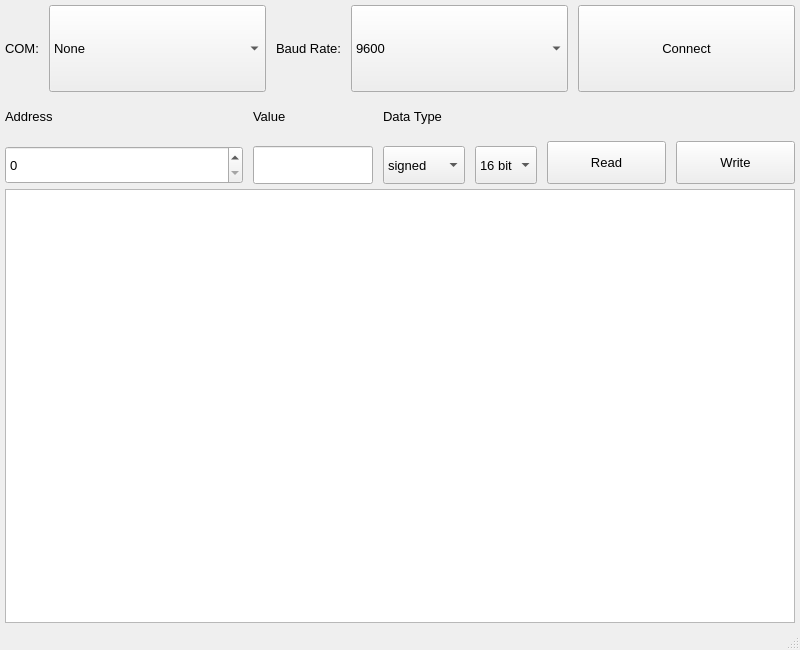
<?xml version="1.0" encoding="UTF-8"?>
<ui version="4.0">
 <class>MainWindow</class>
 <widget class="QMainWindow" name="MainWindow">
  <property name="geometry">
   <rect>
    <x>0</x>
    <y>0</y>
    <width>800</width>
    <height>650</height>
   </rect>
  </property>
  <property name="minimumSize">
   <size>
    <width>400</width>
    <height>350</height>
   </size>
  </property>
  <property name="maximumSize">
   <size>
    <width>800</width>
    <height>650</height>
   </size>
  </property>
  <property name="windowTitle">
   <string>MainWindow</string>
  </property>
  <widget class="QWidget" name="centralwidget">
   <layout class="QVBoxLayout" name="verticalLayout_2" stretch="1,1,5">
    <property name="spacing">
     <number>5</number>
    </property>
    <property name="leftMargin">
     <number>5</number>
    </property>
    <property name="topMargin">
     <number>5</number>
    </property>
    <property name="rightMargin">
     <number>5</number>
    </property>
    <property name="bottomMargin">
     <number>5</number>
    </property>
    <item>
     <layout class="QVBoxLayout" name="verticalLayout">
      <item>
       <layout class="QHBoxLayout" name="horizontalLayout" stretch="0,1,0,1,1">
        <property name="spacing">
         <number>10</number>
        </property>
        <item>
         <widget class="QLabel" name="label">
          <property name="sizePolicy">
           <sizepolicy hsizetype="Preferred" vsizetype="Preferred">
            <horstretch>0</horstretch>
            <verstretch>0</verstretch>
           </sizepolicy>
          </property>
          <property name="font">
           <font>
            <family>Segoe UI</family>
            <pointsize>10</pointsize>
            <weight>50</weight>
            <bold>false</bold>
           </font>
          </property>
          <property name="text">
           <string>COM:</string>
          </property>
         </widget>
        </item>
        <item>
         <widget class="QComboBox" name="comboBox">
          <property name="sizePolicy">
           <sizepolicy hsizetype="Preferred" vsizetype="Preferred">
            <horstretch>0</horstretch>
            <verstretch>0</verstretch>
           </sizepolicy>
          </property>
          <property name="font">
           <font>
            <family>Segoe UI</family>
            <pointsize>10</pointsize>
            <weight>50</weight>
            <bold>false</bold>
           </font>
          </property>
          <item>
           <property name="text">
            <string>None</string>
           </property>
          </item>
         </widget>
        </item>
        <item>
         <widget class="QLabel" name="label_2">
          <property name="font">
           <font>
            <family>Segoe UI</family>
            <pointsize>10</pointsize>
            <weight>50</weight>
            <bold>false</bold>
           </font>
          </property>
          <property name="text">
           <string>Baud Rate:</string>
          </property>
         </widget>
        </item>
        <item>
         <widget class="QComboBox" name="comboBox_3">
          <property name="sizePolicy">
           <sizepolicy hsizetype="Preferred" vsizetype="Preferred">
            <horstretch>0</horstretch>
            <verstretch>0</verstretch>
           </sizepolicy>
          </property>
          <property name="font">
           <font>
            <family>Segoe UI</family>
            <pointsize>10</pointsize>
            <weight>50</weight>
            <bold>false</bold>
           </font>
          </property>
          <item>
           <property name="text">
            <string>9600</string>
           </property>
          </item>
          <item>
           <property name="text">
            <string>4800</string>
           </property>
          </item>
          <item>
           <property name="text">
            <string>2400</string>
           </property>
          </item>
          <item>
           <property name="text">
            <string>1200</string>
           </property>
          </item>
         </widget>
        </item>
        <item>
         <widget class="QStackedWidget" name="stackedWidget">
          <widget class="QWidget" name="page">
           <layout class="QHBoxLayout" name="horizontalLayout_5">
            <property name="spacing">
             <number>5</number>
            </property>
            <property name="leftMargin">
             <number>0</number>
            </property>
            <property name="topMargin">
             <number>0</number>
            </property>
            <property name="rightMargin">
             <number>0</number>
            </property>
            <property name="bottomMargin">
             <number>0</number>
            </property>
            <item>
             <widget class="QPushButton" name="pushButton">
              <property name="sizePolicy">
               <sizepolicy hsizetype="Preferred" vsizetype="Preferred">
                <horstretch>0</horstretch>
                <verstretch>0</verstretch>
               </sizepolicy>
              </property>
              <property name="font">
               <font>
                <family>Segoe UI</family>
                <pointsize>10</pointsize>
                <weight>50</weight>
                <bold>false</bold>
               </font>
              </property>
              <property name="text">
               <string>Connect</string>
              </property>
             </widget>
            </item>
           </layout>
          </widget>
          <widget class="QWidget" name="page_2">
           <layout class="QHBoxLayout" name="horizontalLayout_6">
            <property name="spacing">
             <number>5</number>
            </property>
            <property name="leftMargin">
             <number>0</number>
            </property>
            <property name="topMargin">
             <number>0</number>
            </property>
            <property name="rightMargin">
             <number>0</number>
            </property>
            <property name="bottomMargin">
             <number>0</number>
            </property>
            <item>
             <widget class="QPushButton" name="pushButton_4">
              <property name="sizePolicy">
               <sizepolicy hsizetype="Preferred" vsizetype="Preferred">
                <horstretch>0</horstretch>
                <verstretch>0</verstretch>
               </sizepolicy>
              </property>
              <property name="font">
               <font>
                <family>Segoe UI</family>
                <pointsize>10</pointsize>
                <weight>50</weight>
                <bold>false</bold>
               </font>
              </property>
              <property name="text">
               <string>Disconnect</string>
              </property>
             </widget>
            </item>
           </layout>
          </widget>
         </widget>
        </item>
       </layout>
      </item>
      <item>
       <layout class="QVBoxLayout" name="verticalLayout_4">
        <item>
         <layout class="QHBoxLayout" name="horizontalLayout_3"/>
        </item>
       </layout>
      </item>
     </layout>
    </item>
    <item>
     <layout class="QVBoxLayout" name="verticalLayout_3" stretch="1">
      <item>
       <layout class="QHBoxLayout" name="horizontalLayout_2" stretch="2,1,1,1,1">
        <property name="spacing">
         <number>10</number>
        </property>
        <item>
         <layout class="QVBoxLayout" name="verticalLayout_6" stretch="1,1">
          <item>
           <widget class="QLabel" name="label_3">
            <property name="font">
             <font>
              <family>Segoe UI</family>
              <pointsize>10</pointsize>
              <weight>50</weight>
              <bold>false</bold>
             </font>
            </property>
            <property name="text">
             <string>Address</string>
            </property>
           </widget>
          </item>
          <item>
           <widget class="QSpinBox" name="spinBox">
            <property name="sizePolicy">
             <sizepolicy hsizetype="Preferred" vsizetype="Preferred">
              <horstretch>0</horstretch>
              <verstretch>0</verstretch>
             </sizepolicy>
            </property>
            <property name="font">
             <font>
              <family>Segoe UI</family>
              <pointsize>10</pointsize>
              <weight>50</weight>
              <bold>false</bold>
             </font>
            </property>
           </widget>
          </item>
         </layout>
        </item>
        <item>
         <layout class="QVBoxLayout" name="verticalLayout_7" stretch="1,1">
          <item>
           <widget class="QLabel" name="label_5">
            <property name="font">
             <font>
              <family>Segoe UI</family>
              <pointsize>10</pointsize>
              <weight>50</weight>
              <bold>false</bold>
             </font>
            </property>
            <property name="text">
             <string>Value</string>
            </property>
           </widget>
          </item>
          <item>
           <widget class="QLineEdit" name="lineEdit">
            <property name="sizePolicy">
             <sizepolicy hsizetype="Preferred" vsizetype="Preferred">
              <horstretch>0</horstretch>
              <verstretch>0</verstretch>
             </sizepolicy>
            </property>
            <property name="font">
             <font>
              <family>Segoe UI</family>
              <pointsize>10</pointsize>
              <weight>50</weight>
              <bold>false</bold>
             </font>
            </property>
           </widget>
          </item>
         </layout>
        </item>
        <item>
         <layout class="QVBoxLayout" name="verticalLayout_8" stretch="1,1">
          <item>
           <widget class="QLabel" name="label_4">
            <property name="font">
             <font>
              <family>Segoe UI</family>
              <pointsize>10</pointsize>
              <weight>50</weight>
              <bold>false</bold>
             </font>
            </property>
            <property name="text">
             <string>Data Type</string>
            </property>
           </widget>
          </item>
          <item>
           <layout class="QHBoxLayout" name="horizontalLayout_4">
            <item>
             <widget class="QComboBox" name="comboBox_4">
              <property name="sizePolicy">
               <sizepolicy hsizetype="Minimum" vsizetype="Preferred">
                <horstretch>0</horstretch>
                <verstretch>0</verstretch>
               </sizepolicy>
              </property>
              <property name="font">
               <font>
                <family>Segoe UI</family>
                <pointsize>10</pointsize>
                <weight>50</weight>
                <bold>false</bold>
               </font>
              </property>
              <item>
               <property name="text">
                <string>signed</string>
               </property>
              </item>
              <item>
               <property name="text">
                <string>unsigned</string>
               </property>
              </item>
             </widget>
            </item>
            <item>
             <widget class="QComboBox" name="comboBox_2">
              <property name="sizePolicy">
               <sizepolicy hsizetype="Minimum" vsizetype="Preferred">
                <horstretch>0</horstretch>
                <verstretch>0</verstretch>
               </sizepolicy>
              </property>
              <property name="font">
               <font>
                <family>Segoe UI</family>
                <pointsize>10</pointsize>
                <weight>50</weight>
                <bold>false</bold>
               </font>
              </property>
              <item>
               <property name="text">
                <string>16 bit</string>
               </property>
              </item>
              <item>
               <property name="text">
                <string>32 bit</string>
               </property>
              </item>
             </widget>
            </item>
           </layout>
          </item>
         </layout>
        </item>
        <item>
         <layout class="QVBoxLayout" name="verticalLayout_9" stretch="1,1">
          <item>
           <spacer name="verticalSpacer">
            <property name="font">
             <font>
              <family>Segoe UI</family>
              <pointsize>10</pointsize>
              <weight>50</weight>
              <bold>false</bold>
             </font>
            </property>
            <property name="orientation">
             <enum>Qt::Vertical</enum>
            </property>
            <property name="sizeHint" stdset="0">
             <size>
              <width>20</width>
              <height>40</height>
             </size>
            </property>
           </spacer>
          </item>
          <item>
           <widget class="QPushButton" name="pushButton_2">
            <property name="sizePolicy">
             <sizepolicy hsizetype="Preferred" vsizetype="Preferred">
              <horstretch>0</horstretch>
              <verstretch>0</verstretch>
             </sizepolicy>
            </property>
            <property name="font">
             <font>
              <family>Segoe UI</family>
              <pointsize>10</pointsize>
              <weight>50</weight>
              <bold>false</bold>
             </font>
            </property>
            <property name="text">
             <string>Read</string>
            </property>
           </widget>
          </item>
         </layout>
        </item>
        <item>
         <layout class="QVBoxLayout" name="verticalLayout_10" stretch="1,1">
          <item>
           <spacer name="verticalSpacer_2">
            <property name="font">
             <font>
              <family>Segoe UI</family>
              <pointsize>10</pointsize>
              <weight>50</weight>
              <bold>false</bold>
             </font>
            </property>
            <property name="orientation">
             <enum>Qt::Vertical</enum>
            </property>
            <property name="sizeHint" stdset="0">
             <size>
              <width>20</width>
              <height>40</height>
             </size>
            </property>
           </spacer>
          </item>
          <item>
           <widget class="QPushButton" name="pushButton_3">
            <property name="sizePolicy">
             <sizepolicy hsizetype="Preferred" vsizetype="Preferred">
              <horstretch>0</horstretch>
              <verstretch>0</verstretch>
             </sizepolicy>
            </property>
            <property name="font">
             <font>
              <family>Segoe UI</family>
              <pointsize>10</pointsize>
              <weight>50</weight>
              <bold>false</bold>
             </font>
            </property>
            <property name="text">
             <string>Write</string>
            </property>
           </widget>
          </item>
         </layout>
        </item>
       </layout>
      </item>
     </layout>
    </item>
    <item>
     <layout class="QVBoxLayout" name="verticalLayout_5">
      <item>
       <widget class="QPlainTextEdit" name="plainTextEdit">
        <property name="font">
         <font>
          <family>Segoe UI</family>
          <pointsize>10</pointsize>
          <weight>50</weight>
          <bold>false</bold>
         </font>
        </property>
        <property name="readOnly">
         <bool>true</bool>
        </property>
       </widget>
      </item>
     </layout>
    </item>
   </layout>
  </widget>
  <widget class="QMenuBar" name="menubar">
   <property name="geometry">
    <rect>
     <x>0</x>
     <y>0</y>
     <width>800</width>
     <height>26</height>
    </rect>
   </property>
  </widget>
  <widget class="QStatusBar" name="statusbar"/>
 </widget>
 <resources/>
 <connections/>
</ui>
